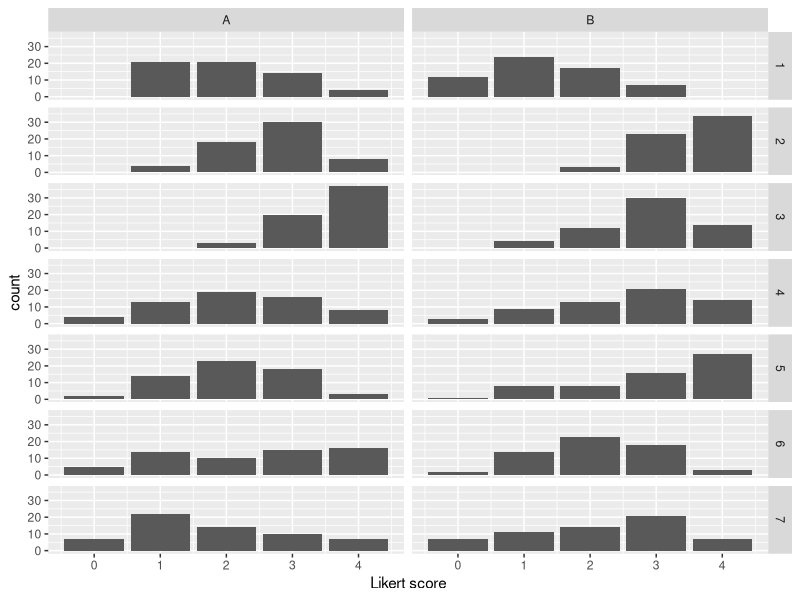
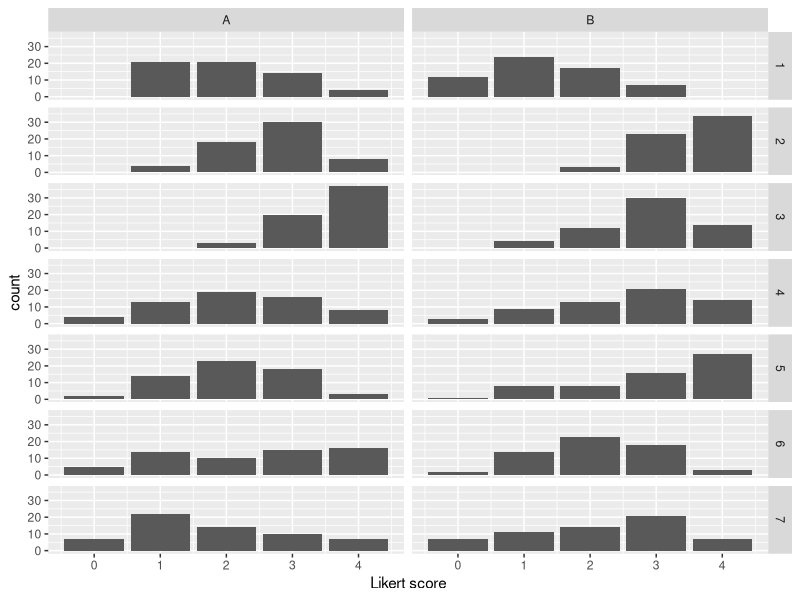

The R script that drew these images, in order:
library(ggplot2)

#### GENERATE ASSORTED SAMPLES OF FAKE LIKERT DATA

samp_size = 60
max_likert = 4

likert_beta = function(n, a, b){
        round(rbeta(n, a, b) * max_likert)   # 0 to 4 Likert scale
}

centered      = likert_beta(samp_size, 2,   2)
r_tail        = likert_beta(samp_size, 2,   4)
l_tail        = likert_beta(samp_size, 4,   2)
concave       = likert_beta(samp_size, 8,   1)
more_concave  = likert_beta(samp_size, 8,   0.9)
ramp          = likert_beta(samp_size, 2,   0.9)
gentle_ramp   = likert_beta(samp_size, 1.1, 0.9)
ramp2         = likert_beta(samp_size, 2,   1)
moderate_ramp = likert_beta(samp_size, 1.5, 1)
very_spiky    = likert_beta(samp_size, 1.5, 0.5)
less_spiky    = likert_beta(samp_size, 1,   0.5)


#### BUILD UP A DATA FRAME

samp_names = c("centered", "r_tail", "l_tail", "concave", "more_concave", "ramp", "gentle_ramp", "ramp2", "moderate_ramp", "very_spiky", "less_spiky", "moderate_ramp")

X = data.frame(score = centered, pop_name = rep("centered", length(centered)), 
                                 group = rep("A", length(centered)),
                                 question_num = rep(1, length(centered)))
npanel = 1
for (s in samp_names[-1]){
        tp = "A"
        if(npanel %% 2 == 1){
                tp = "B"
        }
        qn = floor(npanel / 2) + 1
        temp_vec = eval(parse(text=s))
        temp_frame = data.frame(score = temp_vec, pop_name = rep(s, length(temp_vec)), 
                                                  group = rep(tp, length(temp_vec)),
                                                  question_num = rep(qn, length(temp_vec)))
        X = rbind(X, temp_frame)
        npanel = npanel + 1
}


#### Sketch 2 probability distributions and make variates from them.
#### Allows us to more easily make tricky ones with high P values.

q7a = c(1, 3.2, 2, 1.5, 1)
q7b = c(1, 1.5, 2, 3, 1)
q7a = round(samp_size / sum(q7a) * q7a) # normalize
q7b = round(samp_size / sum(q7b) * q7b)

for (s in 0:max_likert){
	replicates_a = q7a[s+1]
	replicates_b = q7b[s+1]
	for (i in 1:replicates_a){
		X = rbind(X, data.frame(score = s, pop_name = "sketched", group = "A", question_num = 7))
	}
	for (i in 1:replicates_b){
		X = rbind(X, data.frame(score = s, pop_name = "sketched", group = "B", question_num = 7))
	}
}


#### PLOTS AND ANALYSIS

p = ggplot(X, aes(score)) + geom_bar() + xlab("Likert score")
p + facet_grid(rows = vars(question_num), cols = vars(group)) # best one yet
ggsave("facet_grid.png")

Results = data.frame()

for (q in 1:7){
        wt = wilcox.test(X[X$question_num == q & X$group == "A", ]$score,
                         X[X$question_num == q & X$group == "B", ]$score)
        tt = t.test(score ~ group, data = X[X$question_num == q, ])
        tab = with(X[ X$question_num == q, ], table(score, group)) # 5x2 table
        catt = prop.trend.test(tab[,1], apply(tab,1, sum))
        cs = prop.test(tab[,1], apply(tab,1, sum))
        # https://www.rdocumentation.org/packages/DescTools/versions/0.99.32/topics/CochranArmitageTest

        temp_frame = data.frame(question = q, wilcoxon_p = wt$p.value, ttest_p = tt$p.value, catt_p = catt$p.value, chi_p = cs$p.value)
        Results= rbind(Results, temp_frame)
}

# T test may be OK?
# Norman G. Adv Health Sci Educ Theory Pract. 2010 Dec;15(5):625-32. PMID 20146096.
# Sullivan & Artino. J Grad Med Educ. 2013 Dec; 5(4): 541–542. PMID 24454995.

round(Results, 8)
